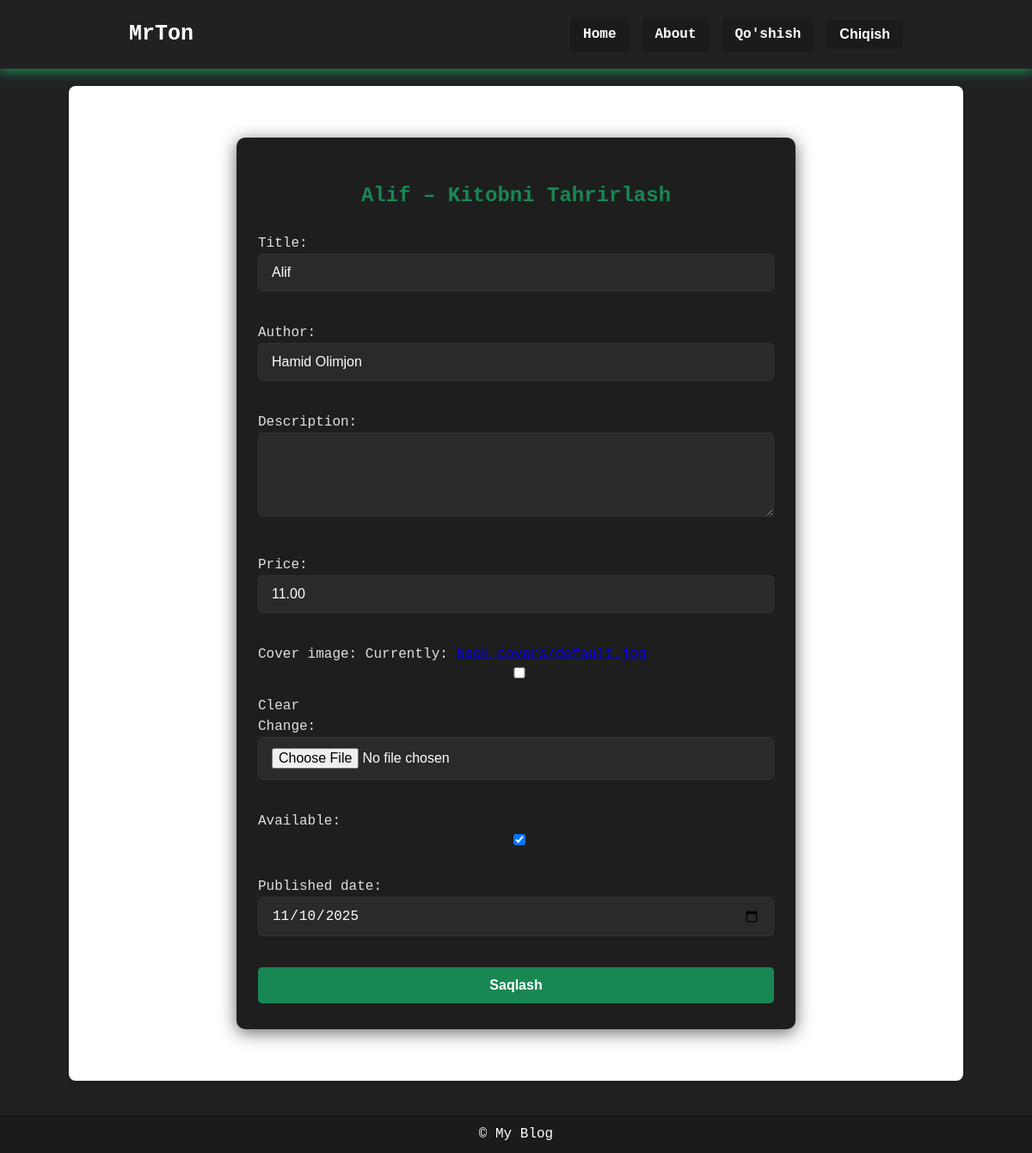
Page /book/16/edit/ (signed in) on the committed database.
### book/models.py (models this page shows, shortened)
class Book(models.Model):
    title = models.CharField(max_length=200)
    author = models.CharField(max_length=100)
    price = models.DecimalField(max_digits=8, decimal_places=2)
    published_date = models.DateField(default=now)
    available = models.BooleanField(default=True)
    description = models.TextField(blank=True)
    cover_image = models.ImageField(
        upload_to='book_covers/',  # rasm saqlanadigan papka
        blank=True,
        null=True,
        default='book_covers/default.jpg'  # default rasm
    )

### book/views.py (the view)
# urls.py: path('book/<int:pk>/edit/', views.book_edit, name='book_edit'),
@login_required
def book_edit(request, pk):
    book = get_object_or_404(Book, pk=pk)
    if request.method == "POST":
        form = BookForm(request.POST, request.FILES, instance=book)
        if form.is_valid():
            form.save()
            return redirect('home')
    else:
        form = BookForm(instance=book)
    return render(request, "book_edit.html", {
        "form": form,
        "book": book,
        "title": "Kitobni Tahrirlash"
    })

### book/forms.py
class BookForm(forms.ModelForm):
    class Meta:
        model = Book
        fields = ['title', 'author', 'description', 'price', 'cover_image', 'available', 'published_date']
        widgets = {
            'published_date': forms.DateInput(attrs={'type': 'date'}),
            'description': forms.Textarea(attrs={'rows':4}),
        }

### book/templates/book_edit.html (shortened to what this page needs)
{% extends 'base.html' %}
{% load static %}
{% block content %}
<link rel="stylesheet" href="{% static 'css/book/book_edit.css' %}">
<div class="form-container">
    <h2>{{ book.title }} – Kitobni Tahrirlash</h2>
    <form method="POST" enctype="multipart/form-data">
        {{ form.as_p }}
        <button type="submit" class="btn-submit">Saqlash</button>
    </form>
</div>
{% endblock %}

### static/css/base.css (style rules this page uses)
body { font-family: 'Fira Code', 'Courier New', Courier, monospace; font-size: 16px; line-height: 1.5; background-color: #212121; margin: 0; }

### static/css/book/book_edit.css (style rules this page uses)
.form-container { max-width: 600px; margin: 40px auto; padding: 30px 25px; background-color: #1e1e1e; color: #e0e0e0; border-radius: 10px; box-shadow: 0 4px 20px rgba(0,0,0,0.6); }
.form-container h2 { text-align: center; color: #198754; margin-bottom: 25px; }
.form-container input, .form-container textarea, .form-container select { width: 100%; padding: 12px 15px; margin-bottom: 20px; background: #2a2a2a; border: 1px solid #333; border-radius: 5px; color: #fff; font-size: 16px; box-sizing: border-box; }
.btn-submit { width: 100%; padding: 12px 15px; background-color: #198754; color: white; border: none; border-radius: 5px; cursor: pointer; font-weight: bold; font-size: 16px; transition: 0.3s; }

### rows in the picture
Book: title "Alif", author "Hamid Olimjon", price "11.00", available "☑", published_date "11/10/2025"
